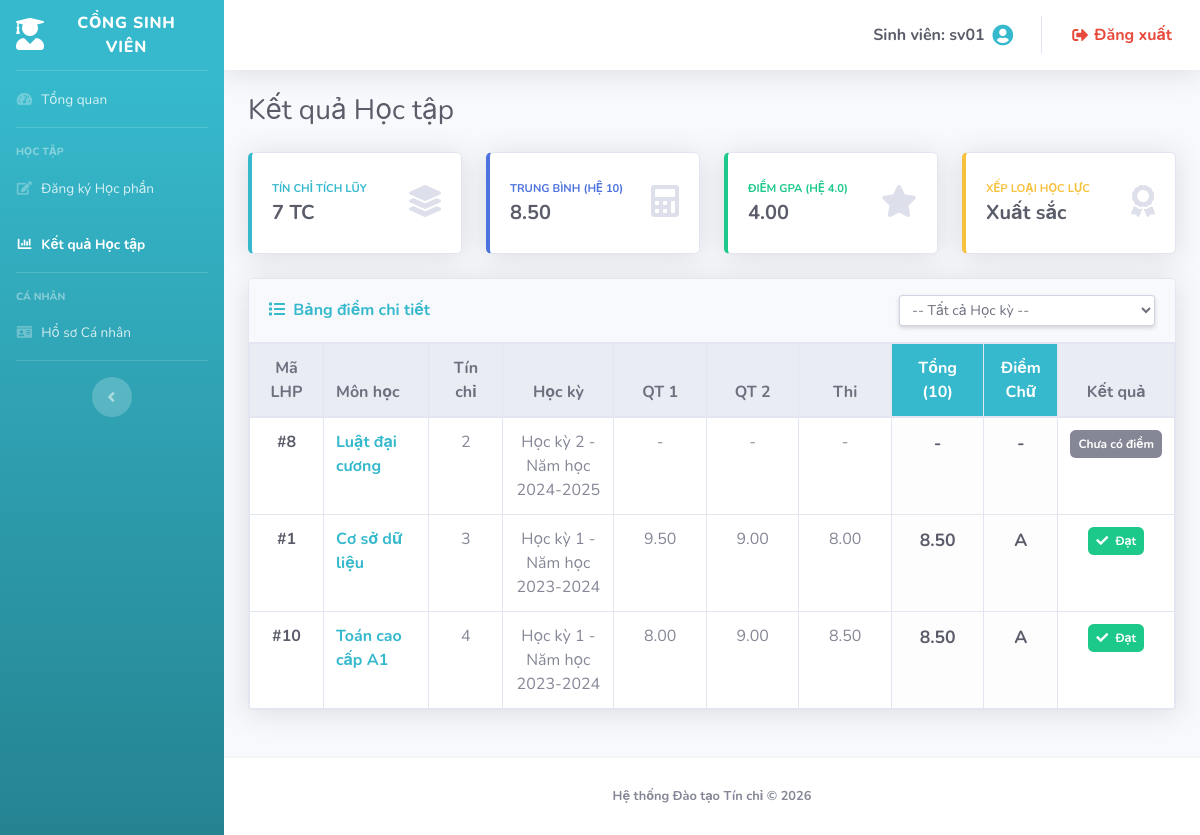
Before: /student/index.php?page=grades (signed in) with the older database file.
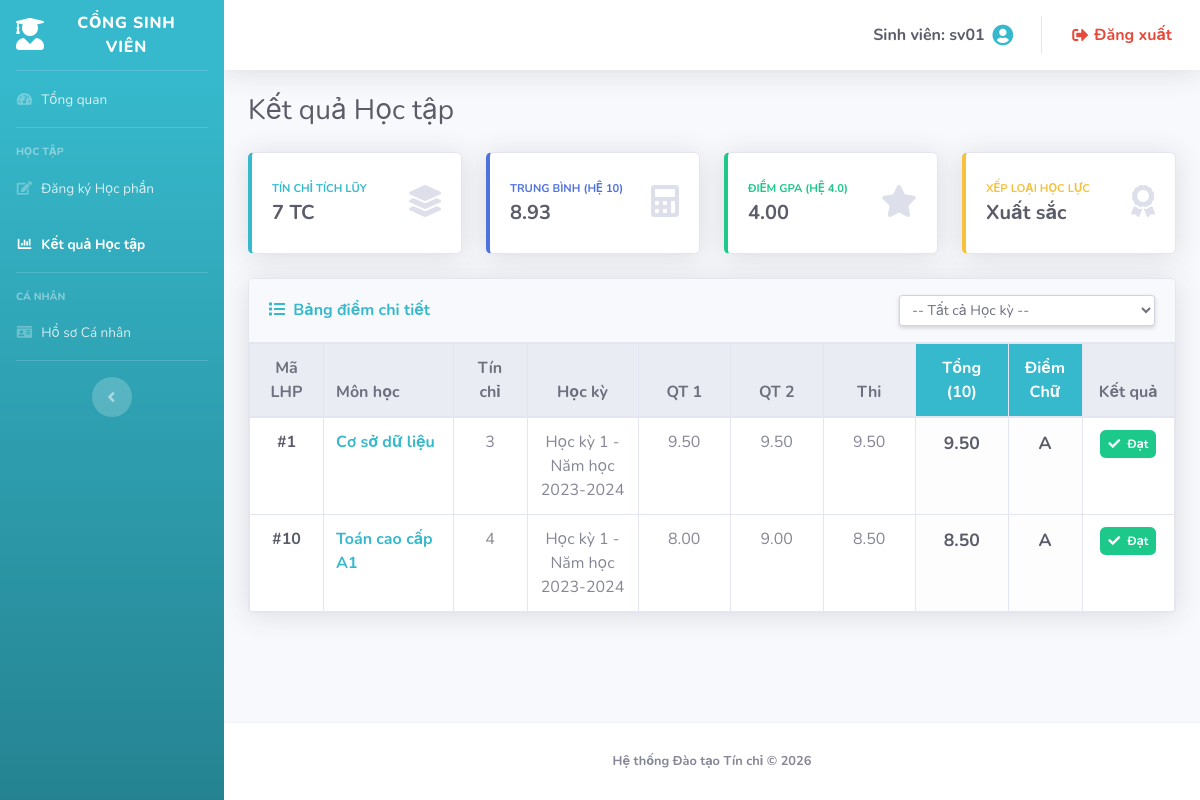
After: the same page with the newer database file.
### tables this page shows
CREATE TABLE `grades` (
  `maSV` varchar(20) NOT NULL,
  `maLHP` int(11) NOT NULL,
  `diem1` decimal(4, 2) DEFAULT NULL CHECK (
    `diem1` between 0 and 10
  ),
  `diem2` decimal(4, 2) DEFAULT NULL CHECK (
    `diem2` between 0 and 10
  ),
  `diemThi` decimal(4, 2) DEFAULT NULL CHECK (
    `diemThi` between 0 and 10
  ),
  `diemTong` decimal(4, 2) GENERATED ALWAYS AS (
    cast(
      (`diem1` + `diem2`) / 2.0 * 0.4 + `diemThi` * 0.6 as decimal(4, 2)
    )
  ) VIRTUAL,
  `diemTongChu` varchar(2) GENERATED ALWAYS AS (
    case
      when `diemTong` is null then NULL
      when `diemTong` >= 8.5 then 'A'
      when `diemTong` >= 8.0 then 'B+'
      when `diemTong` >= 7.0 then 'B'
      when `diemTong` >= 6.5 then 'C+'
      when `diemTong` >= 5.5 then 'C'
      when `diemTong` >= 5.0 then 'D+'
      when `diemTong` >= 4.0 then 'D'
      else 'F'
    end
  ) VIRTUAL
);

CREATE TABLE `courseclasses` (
  `maLHP` int(11) NOT NULL,
  `maMH` varchar(20) NOT NULL,
  `maHK` varchar(20) NOT NULL,
  `maGV` varchar(20) NOT NULL,
  `isLocked` tinyint(1) DEFAULT 0
);

CREATE TABLE `courses` (
  `maMH` varchar(20) NOT NULL,
  `tenMH` varchar(100) NOT NULL,
  `soTinChi` int(11) DEFAULT 3,
  `maKhoa` varchar(20) NOT NULL
);

CREATE TABLE `semesters` (
  `maHK` varchar(20) NOT NULL,
  `tenHK` varchar(50) NOT NULL
);

### student/grades.php (the view, shortened to what the changed rows need)
<?php
$maSV = $_SESSION['user']['username'];
function convertTo4Scale($diem10) {
    if ($diem10 >= 8.5) return 4.0;
    return 0.0;
}
$sqlAllGrades = "SELECT c.maMH, c.soTinChi, g.diemTong
                 FROM Grades g
                 JOIN CourseClasses cc ON g.maLHP = cc.maLHP
                 JOIN Courses c ON cc.maMH = c.maMH
                 WHERE g.maSV = ? AND g.diemTong IS NOT NULL";
$stmtAll = $pdo->prepare($sqlAllGrades);
$stmtAll->execute([$maSV]);
$allGrades = $stmtAll->fetchAll();
$bestGrades = [];
foreach ($allGrades as $row) {
    $maMH = $row['maMH'];
    $diem = (float)$row['diemTong'];
    if (!isset($bestGrades[$maMH]) || $diem > $bestGrades[$maMH]['diem']) {
        $bestGrades[$maMH] = [
            'diem' => $diem,
            'tinChi' => (int)$row['soTinChi']
        ];
    }
}
$tongTinChiTichLuy = 0;
$tongDiem10xTinChi = 0;
$tongDiem4xTinChi  = 0;
foreach ($bestGrades as $mh) {
    if ($mh['diem'] >= 4.0) {
        $tongTinChiTichLuy += $mh['tinChi'];
    }
    $tongDiem10xTinChi += ($mh['diem'] * $mh['tinChi']);
    $tongDiem4xTinChi  += (convertTo4Scale($mh['diem']) * $mh['tinChi']);
}
$tongTinChiDaHoc = array_sum(array_column($bestGrades, 'tinChi'));
$gpa10 = $tongTinChiDaHoc > 0 ? round($tongDiem10xTinChi / $tongTinChiDaHoc, 2) : 0;
$gpa4  = $tongTinChiDaHoc > 0 ? round($tongDiem4xTinChi / $tongTinChiDaHoc, 2) : 0;
$xepLoai = 'Chưa xếp loại';
if ($tongTinChiDaHoc > 0) {
    if ($gpa4 >= 3.6) $xepLoai = 'Xuất sắc';
    elseif ($gpa4 >= 3.2) $xepLoai = 'Giỏi';
    elseif ($gpa4 >= 2.5) $xepLoai = 'Khá';
    elseif ($gpa4 >= 2.0) $xepLoai = 'Trung bình';
    else $xepLoai = 'Yếu';
}
$sqlList = "SELECT cc.maLHP, c.tenMH, c.soTinChi, s.tenHK, g.diem1, g.diem2, g.diemThi, g.diemTong, g.diemTongChu
            FROM Grades g
            JOIN CourseClasses cc ON g.maLHP = cc.maLHP
            JOIN Courses c ON cc.maMH = c.maMH
            JOIN Semesters s ON cc.maHK = s.maHK
            WHERE g.maSV = :maSV";
$params = ['maSV' => $maSV];
$sqlList .= " ORDER BY s.maHK DESC, c.tenMH ASC";
$stmtList = $pdo->prepare($sqlList);
$stmtList->execute($params);
$myGrades = $stmtList->fetchAll();
?>
<div class="d-sm-flex align-items-center justify-content-between mb-4">
    <h1 class="h3 mb-0 text-gray-800">Kết quả Học tập</h1>
</div>
<div class="row">
    <div class="col-xl-3 col-md-6 mb-4">
        <div class="card border-left-info shadow h-100 py-2">
            <div class="card-body">
                <div class="row no-gutters align-items-center">
                    <div class="col mr-2">
                        <div class="text-xs font-weight-bold text-info text-uppercase mb-1">Tín chỉ tích lũy</div>
                        <div class="h5 mb-0 font-weight-bold text-gray-800"><?= $tongTinChiTichLuy ?> TC</div>
                    </div>
                    <div class="col-auto"><i class="fas fa-layer-group fa-2x text-gray-300"></i></div>
                </div>
            </div>
        </div>
    </div>
    <div class="col-xl-3 col-md-6 mb-4">
        <div class="card border-left-primary shadow h-100 py-2">
            <div class="card-body">
                <div class="row no-gutters align-items-center">
                    <div class="col mr-2">
                        <div class="text-xs font-weight-bold text-primary text-uppercase mb-1">Trung bình (Hệ 10)</div>
                        <div class="h5 mb-0 font-weight-bold text-gray-800"><?= number_format($gpa10, 2) ?></div>
                    </div>
                    <div class="col-auto"><i class="fas fa-calculator fa-2x text-gray-300"></i></div>
                </div>
            </div>
        </div>
    </div>
    <div class="col-xl-3 col-md-6 mb-4">
        <div class="card border-left-success shadow h-100 py-2">
            <div class="card-body">
                <div class="row no-gutters align-items-center">
                    <div class="col mr-2">
                        <div class="text-xs font-weight-bold text-success text-uppercase mb-1">Điểm GPA (Hệ 4.0)</div>
                        <div class="h5 mb-0 font-weight-bold text-gray-800"><?= number_format($gpa4, 2) ?></div>
                    </div>
                    <div class="col-auto"><i class="fas fa-star fa-2x text-gray-300"></i></div>
                </div>
            </div>
        </div>
    </div>
    <div class="col-xl-3 col-md-6 mb-4">
        <div class="card border-left-warning shadow h-100 py-2">
            <div class="card-body">
                <div class="row no-gutters align-items-center">
                    <div class="col mr-2">
                        <div class="text-xs font-weight-bold text-warning text-uppercase mb-1">Xếp loại Học lực</div>
                        <div class="h5 mb-0 font-weight-bold text-gray-800"><?= $xepLoai ?></div>
                    </div>
                    <div class="col-auto"><i class="fas fa-award fa-2x text-gray-300"></i></div>
                </div>
            </div>
        </div>
    </div>
</div>
<div class="card shadow mb-4">
    <div class="card-header py-3 d-flex flex-column flex-lg-row align-items-lg-center justify-content-between bg-light">
        <h6 class="m-0 font-weight-bold text-info mb-2 mb-lg-0"><i class="fas fa-list mr-1"></i> Bảng điểm chi tiết</h6>
        <form method="GET" action="index.php" class="form-inline mb-0">
            <select name="filter_hk" class="form-control form-control-sm shadow-sm" onchange="this.form.submit()">
                <option value="">-- Tất cả Học kỳ --</option>
            </select>
        </form>
    </div>
    <div class="card-body p-0">
        <div class="table-responsive">
            <table class="table table-bordered table-hover align-middle mb-0 text-center" width="100%">
                <thead class="thead-light">
                    <tr>
                        <th width="8%">Mã LHP</th>
                        <th class="text-left">Môn học</th>
                        <th width="8%">Tín chỉ</th>
                        <th width="12%">Học kỳ</th>
                        <th width="10%">QT 1</th>
                        <th width="10%">QT 2</th>
                        <th width="10%">Thi</th>
                        <th width="10%" class="bg-info text-white">Tổng (10)</th>
                        <th width="8%" class="bg-info text-white">Điểm Chữ</th>
                        <th width="10%">Kết quả</th>
                    </tr>
                </thead>
                <tbody>
                    <?php if(empty($myGrades)): ?>
                        <tr><td colspan="10" class="py-5 text-muted">Bạn chưa có dữ liệu điểm trong học kỳ này.</td></tr>
                    <?php else: ?>
                        <?php foreach ($myGrades as $g): ?>
                        <tr>
                            <td class="font-weight-bold text-dark">#<?= $g['maLHP'] ?></td>
                            <td class="text-left font-weight-bold text-info"><?= htmlspecialchars($g['tenMH']) ?></td>
                            <td><?= $g['soTinChi'] ?></td>
                            <td><?= htmlspecialchars($g['tenHK']) ?></td>
                            <td class="text-secondary"><?= $g['diem1'] ?? '-' ?></td>
                            <td class="text-secondary"><?= $g['diem2'] ?? '-' ?></td>
                            <td class="text-secondary"><?= $g['diemThi'] ?? '-' ?></td>
                            <td class="font-weight-bold text-dark table-light" style="font-size: 1.1rem;"><?= $g['diemTong'] ?? '-' ?></td>
                            <td class="font-weight-bold text-dark table-light" style="font-size: 1.1rem;"><?= $g['diemTongChu'] ?? '-' ?></td>
                            <td>
                                <?php if ($g['diemTong'] === null): ?>
                                    <span class="badge badge-secondary p-2">Chưa có điểm</span>
                                <?php elseif ($g['diemTong'] >= 4.0): ?>
                                    <span class="badge badge-success p-2"><i class="fas fa-check mr-1"></i> Đạt</span>
                                <?php else: ?>
                                    <span class="badge badge-danger p-2"><i class="fas fa-times mr-1"></i> Trượt</span>
                                <?php endif; ?>
                            </td>
                        </tr>
                        <?php endforeach; ?>
                    <?php endif; ?>
                </tbody>
            </table>
        </div>
    </div>
</div>

Changed rows visible on the page:
removed grades: maLHP.maLHP "8", courses.tenMH "Luật đại cương", courses.soTinChi "2", semesters.tenHK "Học kỳ 2 - Năm học 2024-2025", diem1 "-", diem2 "-", diemThi "-", diemTong "-", diemTongChu "-", shows "Chưa có điểm"
changed grades "Cơ sở dữ liệu": diem2 "9.00" → "9.50"; diemThi "8.00" → "9.50"; diemTong "8.50" → "9.50"
Other visible differences:
$gpa10: "8.50" → "8.93"
